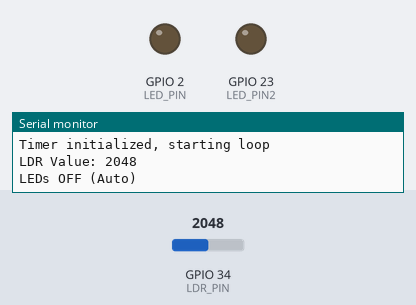
This sketch was run on a simulated ESP32. Shown: output pins drawn as LEDs (lit = HIGH), the last lines printed to the serial monitor. Inputs (shaded band) come from the test bench; at power-on: GPIO 34 (LDR_PIN) = 2048. WiFi joins after 1.5 s; servers stay silent unless stated.

Above: at 3.0 s.
3.1 s: GPIO 34 (LDR_PIN) set to 3859
5.0 s: GPIO 34 (LDR_PIN) set to 3942
At 6.1 s:
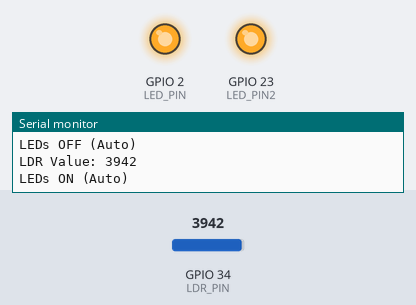
Timing chart, 0 to 8.0 s (numbered marks = the images above; inputs shaded):
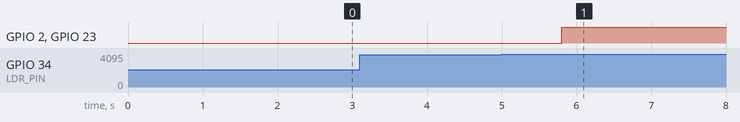

Measured:
- the behaviour switches between 3900 and 3901 on GPIO 34 (LDR_PIN) (found by bisection; images 0 and 1)
- after the input at 5.0 s, GPIO 2 (LED_PIN), GPIO 23 (LED_PIN2): LOW → HIGH after 0.81 s

The sketch:

Smart_Lighting_Blynk.ino
```cpp
#define BLYNK_TEMPLATE_ID "TMPL3ougzyvrW"
#define BLYNK_TEMPLATE_NAME "Smart Ligthing"
#define BLYNK_AUTH_TOKEN "74Lug2jwLxqlpM6mNsr9duMusq265k5H"

// Include necessary libraries
#include <WiFi.h>
#include <WiFiClient.h>
#include <BlynkSimpleEsp32.h>

// Define pins
#define LDR_PIN 34  // Analog pin for LDR
#define LED_PIN 2   // Digital pin for LED
#define LED_PIN2 23 // Digital pin for LED

// Threshold value to determine if it's dark or light
const int threshold = 3900;

// Blynk Auth Token
char auth[] = BLYNK_AUTH_TOKEN;

// Your Wi-Fi credentials
char ssid[] = "OP";
char pass[] = "00000007";

BlynkTimer timer;
bool isAutoMode = true;  // Default mode is Auto

// Function to check mode and operate LEDs accordingly
void checkModeAndOperate() {
  // Read the mode from Blynk (V2)
  Blynk.syncVirtual(V2);

  if (isAutoMode) {
    // Read LDR value
    int ldrValue = analogRead(LDR_PIN);
    bool ledState = (ldrValue > threshold);

    // Debugging output for LDR value
    Serial.print("LDR Value: ");
    Serial.println(ldrValue);

    // Send LDR value to Blynk Virtual Pin V0
    Blynk.virtualWrite(V0, ldrValue);

    // Control LED based on LDR value
    if (ledState) {
      digitalWrite(LED_PIN, HIGH);
      digitalWrite(LED_PIN2, HIGH); // Turn on LED if it's dark
      Blynk.virtualWrite(V1, 1); // Update Blynk LED widget state
      Serial.println("LEDs ON (Auto)");
    } else {
      digitalWrite(LED_PIN, LOW);
      digitalWrite(LED_PIN2, LOW); // Turn off LED if it's bright
      Blynk.virtualWrite(V1, 0); // Update Blynk LED widget state
      Serial.println("LEDs OFF (Auto)");
    }
  } else {
    // In Manual mode, read the state from V3
    Blynk.syncVirtual(V3);
  }
}

// Blynk function to handle mode change
BLYNK_WRITE(V2) {
  isAutoMode = param.asInt(); // V2 controls Auto/Manual mode
  if (isAutoMode) {
    Serial.println("Switched to Auto Mode");
  } else {
    Serial.println("Switched to Manual Mode");
  }
}

// Blynk function to handle LED control in Manual mode
BLYNK_WRITE(V3) {
  if (!isAutoMode) {
    int manualLEDState = param.asInt();
    if (manualLEDState == 1) {
      digitalWrite(LED_PIN, HIGH);
      digitalWrite(LED_PIN2, HIGH);
      Serial.println("LEDs ON (Manual)");
    } else {
      digitalWrite(LED_PIN, LOW);
      digitalWrite(LED_PIN2, LOW);
      Serial.println("LEDs OFF (Manual)");
    }
    Blynk.virtualWrite(V1, manualLEDState); // Update Blynk LED widget state
  }
}

void setup() {
  // Initialize serial communication
  Serial.begin(115200);
  Serial.println("Starting...");

  // Set LED pins as output
  pinMode(LED_PIN, OUTPUT);
  pinMode(LED_PIN2, OUTPUT);
  digitalWrite(LED_PIN, LOW); // Initialize LEDs as off
  digitalWrite(LED_PIN2, LOW);
  Serial.println("LED pins initialized");

  // Connect to Wi-Fi
  Serial.print("Connecting to Wi-Fi: ");
  Serial.println(ssid);
  Blynk.begin(auth, ssid, pass);

  // Check if connected to Wi-Fi
  if (WiFi.status() == WL_CONNECTED) {
    Serial.println("Wi-Fi connected");
  } else {
    Serial.println("Wi-Fi connection failed");
  }

  // Setup a function to be called every second to check mode and operate LEDs
  timer.setInterval(1000L, checkModeAndOperate);
  Serial.println("Timer initialized, starting loop");
}

void loop() {
  Blynk.run(); // Run Blynk
  timer.run(); // Run timer
}
```
